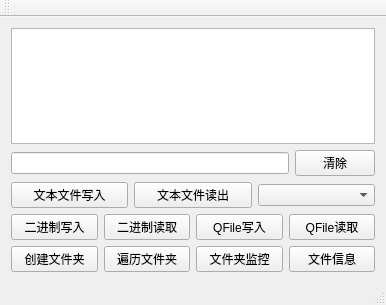
<?xml version="1.0" encoding="UTF-8"?>
<ui version="4.0">
 <class>MainWindow</class>
 <widget class="QMainWindow" name="MainWindow">
  <property name="geometry">
   <rect>
    <x>0</x>
    <y>0</y>
    <width>386</width>
    <height>305</height>
   </rect>
  </property>
  <property name="windowTitle">
   <string>MainWindow</string>
  </property>
  <widget class="QWidget" name="centralWidget">
   <layout class="QVBoxLayout" name="verticalLayout">
    <item>
     <widget class="QTextEdit" name="textEdit"/>
    </item>
    <item>
     <layout class="QHBoxLayout" name="horizontalLayout">
      <item>
       <widget class="QLineEdit" name="lineEdit"/>
      </item>
      <item>
       <widget class="QPushButton" name="btn_clear">
        <property name="text">
         <string>清除</string>
        </property>
       </widget>
      </item>
     </layout>
    </item>
    <item>
     <layout class="QHBoxLayout" name="horizontalLayout_2">
      <item>
       <widget class="QPushButton" name="btn_QTextStream_write">
        <property name="text">
         <string>文本文件写入</string>
        </property>
       </widget>
      </item>
      <item>
       <widget class="QPushButton" name="btn_QTextStream_read">
        <property name="text">
         <string>文本文件读出</string>
        </property>
       </widget>
      </item>
      <item>
       <widget class="QComboBox" name="cBox_Codec"/>
      </item>
     </layout>
    </item>
    <item>
     <layout class="QHBoxLayout" name="horizontalLayout_3">
      <item>
       <widget class="QPushButton" name="btn_QDataStream_write">
        <property name="text">
         <string>二进制写入</string>
        </property>
       </widget>
      </item>
      <item>
       <widget class="QPushButton" name="btn_QDataStream_read">
        <property name="text">
         <string>二进制读取</string>
        </property>
       </widget>
      </item>
      <item>
       <widget class="QPushButton" name="btn_QFile_write">
        <property name="text">
         <string>QFile写入</string>
        </property>
       </widget>
      </item>
      <item>
       <widget class="QPushButton" name="btn_QFile_read">
        <property name="text">
         <string>QFile读取</string>
        </property>
       </widget>
      </item>
     </layout>
    </item>
    <item>
     <layout class="QHBoxLayout" name="horizontalLayout_4">
      <item>
       <widget class="QPushButton" name="btn_creatdir">
        <property name="text">
         <string>创建文件夹</string>
        </property>
       </widget>
      </item>
      <item>
       <widget class="QPushButton" name="btn_dirinfo">
        <property name="text">
         <string>遍历文件夹</string>
        </property>
       </widget>
      </item>
      <item>
       <widget class="QPushButton" name="btn_Watch">
        <property name="text">
         <string>文件夹监控</string>
        </property>
       </widget>
      </item>
      <item>
       <widget class="QPushButton" name="btn_QFileInfo_file">
        <property name="text">
         <string>文件信息</string>
        </property>
       </widget>
      </item>
     </layout>
    </item>
   </layout>
  </widget>
  <widget class="QMenuBar" name="menuBar">
   <property name="geometry">
    <rect>
     <x>0</x>
     <y>0</y>
     <width>386</width>
     <height>28</height>
    </rect>
   </property>
  </widget>
  <widget class="QToolBar" name="mainToolBar">
   <attribute name="toolBarArea">
    <enum>TopToolBarArea</enum>
   </attribute>
   <attribute name="toolBarBreak">
    <bool>false</bool>
   </attribute>
  </widget>
  <widget class="QStatusBar" name="statusBar"/>
 </widget>
 <layoutdefault spacing="6" margin="11"/>
 <resources/>
 <connections/>
</ui>
